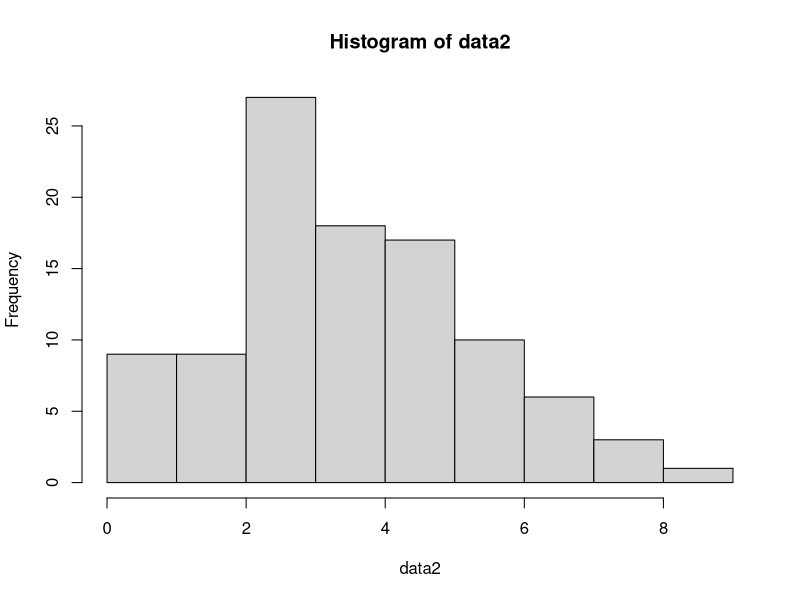

Write the R code that produced this figure.
#  =================== 2 ====================  
x = 4
size = 20
prob = 0.2

## a
dbinom(x, size, prob)

## b
n = 100
data2 = rbinom(n, size, prob) ;data2
hist(data2)

## c
mean(data2)
var(data2)